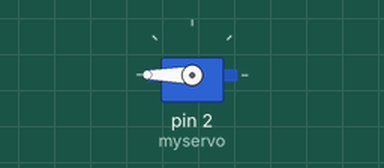
A sketch run on a simulated Arduino Uno, built with avr-gcc and run on an emulated ATmega328P. Parts: servo.

Above: at 2.05 s.
Timing chart, 0 to 6.6 s (numbered marks = the images above):
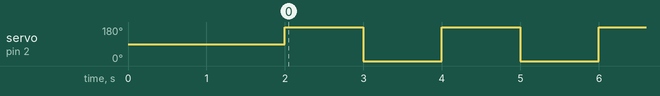

Measured:
- by itself, servo on pin 2 (myservo): alternates 180° for 1.0 s and 0° for 1.0 s

The sketch:

servo.ino
```cpp
#include <Servo.h>


Servo myservo;


void setup(){
  myservo.attach(2);

  delay(2000);
}
void loop(){
   myservo.write(180);
   delay(1000);
   myservo.write(0);
   delay(1000);

}
```
